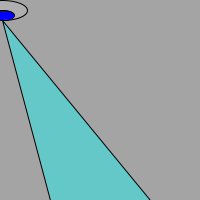
Frame 1 (no input)
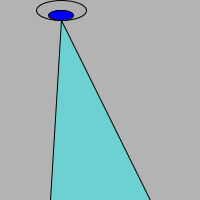
Frame 60 (the mouse pressed at the canvas centre just before this capture)
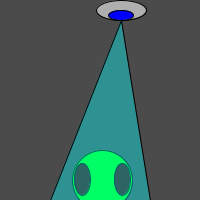
Frame 120 (the mouse held since frame 60 and released just before this capture)

The Processing sketch that drew these frames (run headless with seeded random() and noise(); from frame 60 on, the mouse is pressed at the canvas centre):

// Processing sketch: processing_21618
// ── processing_21618.pde


int x=1;
float a = 300;
float b;


void setup () {
  // set the size of the window
  size(200,200);

}




void draw () {
  
 
 
 float c = random (255); 
 float b = random (width/2,width/2+10); 
 
  // Draw a withie background
  background (c); 
    
  //Platillo volador  
   x=x+1;
   if (x>230){x=0;}   
  
  fill(175);
  ellipse(x,10,50,20);
  fill(0,0,255);
  ellipse(x,15,25,10);
  
   
  // Set CENTER mode
  ellipseMode (CENTER);
  rectMode(CENTER);
  
  
  
  a = a-1;
  if ( a<-100){ a=300;}
  
  
  //Draw Zoog´s body
  stroke(0);
  fill(0,255,0);
  rect (b,a+30,20,100);
  
  // Draw Zoog´s head
  stroke(0);
  fill(0,255,0);
  ellipse (b,a,60,60);
  
  // Draw Zoog´s Eyes
  fill(c,0,0);
  ellipse(b+20,a-1,16,32);
  ellipse(b-20,a-1,16,32);
  
 
  
  
  

//Draw luz...
       stroke (0);
    fill(0,255,255,100); 
    triangle(x,20,50,200,150,200);
   
  }
  
  
